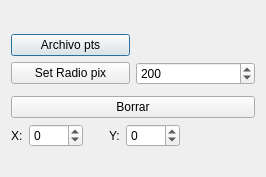
<?xml version="1.0" encoding="UTF-8"?>
<ui version="4.0">
 <class>Overlay1</class>
 <widget class="QDialog" name="Overlay1">
  <property name="geometry">
   <rect>
    <x>0</x>
    <y>0</y>
    <width>266</width>
    <height>177</height>
   </rect>
  </property>
  <property name="windowTitle">
   <string>Overlay 1</string>
  </property>
  <layout class="QVBoxLayout" name="verticalLayout">
   <item>
    <spacer name="verticalSpacer_2">
     <property name="orientation">
      <enum>Qt::Vertical</enum>
     </property>
     <property name="sizeHint" stdset="0">
      <size>
       <width>20</width>
       <height>40</height>
      </size>
     </property>
    </spacer>
   </item>
   <item>
    <layout class="QGridLayout" name="gridLayout">
     <property name="topMargin">
      <number>5</number>
     </property>
     <property name="bottomMargin">
      <number>5</number>
     </property>
     <item row="0" column="0">
      <widget class="QPushButton" name="btnAbrir">
       <property name="text">
        <string>Archivo pts</string>
       </property>
      </widget>
     </item>
     <item row="1" column="1">
      <widget class="QSpinBox" name="edtRadio">
       <property name="minimum">
        <number>1</number>
       </property>
       <property name="maximum">
        <number>1024</number>
       </property>
       <property name="value">
        <number>200</number>
       </property>
      </widget>
     </item>
     <item row="1" column="0">
      <widget class="QPushButton" name="btnSetRadio">
       <property name="text">
        <string>Set Radio pix</string>
       </property>
      </widget>
     </item>
    </layout>
   </item>
   <item>
    <widget class="QPushButton" name="btnBorrar">
     <property name="text">
      <string>Borrar</string>
     </property>
    </widget>
   </item>
   <item>
    <layout class="QHBoxLayout" name="horizontalLayout">
     <item>
      <widget class="QLabel" name="label">
       <property name="text">
        <string>X:</string>
       </property>
      </widget>
     </item>
     <item>
      <widget class="QSpinBox" name="edtX">
       <property name="minimum">
        <number>-200</number>
       </property>
       <property name="maximum">
        <number>1920</number>
       </property>
       <property name="singleStep">
        <number>5</number>
       </property>
      </widget>
     </item>
     <item>
      <spacer name="horizontalSpacer">
       <property name="orientation">
        <enum>Qt::Horizontal</enum>
       </property>
       <property name="sizeType">
        <enum>QSizePolicy::Fixed</enum>
       </property>
       <property name="sizeHint" stdset="0">
        <size>
         <width>20</width>
         <height>20</height>
        </size>
       </property>
      </spacer>
     </item>
     <item>
      <widget class="QLabel" name="label_2">
       <property name="text">
        <string>Y:</string>
       </property>
      </widget>
     </item>
     <item>
      <widget class="QSpinBox" name="edtY">
       <property name="minimum">
        <number>-200</number>
       </property>
       <property name="maximum">
        <number>1920</number>
       </property>
       <property name="singleStep">
        <number>5</number>
       </property>
      </widget>
     </item>
     <item>
      <spacer name="horizontalSpacer_2">
       <property name="orientation">
        <enum>Qt::Horizontal</enum>
       </property>
       <property name="sizeHint" stdset="0">
        <size>
         <width>40</width>
         <height>20</height>
        </size>
       </property>
      </spacer>
     </item>
    </layout>
   </item>
   <item>
    <spacer name="verticalSpacer">
     <property name="orientation">
      <enum>Qt::Vertical</enum>
     </property>
     <property name="sizeHint" stdset="0">
      <size>
       <width>20</width>
       <height>40</height>
      </size>
     </property>
    </spacer>
   </item>
  </layout>
 </widget>
 <resources/>
 <connections/>
</ui>
